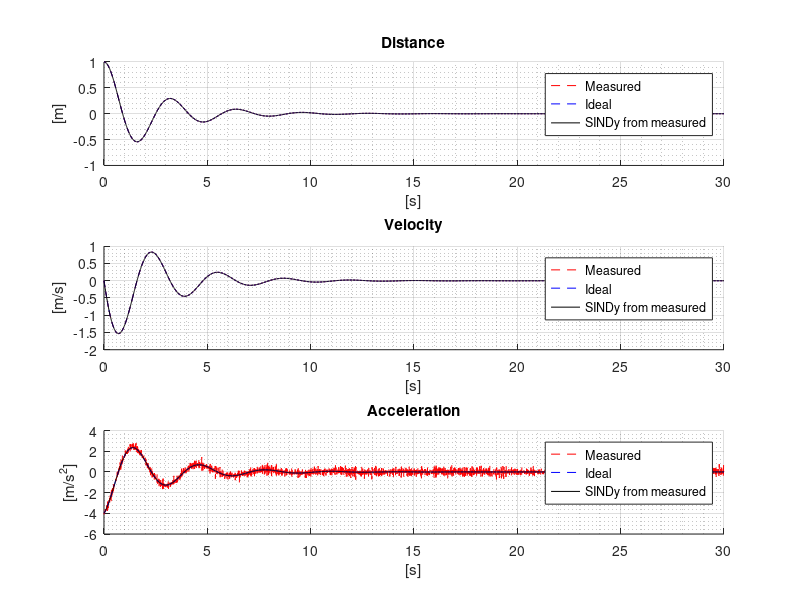

MATLAB code to generate this figure:
clear;
clf;
close all;

%% Constants
m = 1;
k = 4;
c = 0.8;
dt = 1/100; % [s]
t = 0:dt:30; % [s]
s_ideal(1) = 1;
v_ideal(1) = 0;

%% Equations
% F = m * a
% -k * x - c * v = m  * a
% -k / m * x - c / m * v = a

for i = 1 : length(t) - 1
    a_ideal(i) = -k / m * s_ideal(i) - c / m * v_ideal(i);
    v_ideal(i+1) = v_ideal(i) + a_ideal(i) * dt;
    s_ideal(i+1) = s_ideal(i) + v_ideal(i) * dt;
end
a_ideal(length(t)) = -k / m * s_ideal(length(t)) - c / m * v_ideal(length(t));

%% SINDy

s_meas = s_ideal;

noise_level = 0.00001;    
gauss = noise_level * randn(size(s_meas));

s_meas = s_meas + gauss;

v_meas = diff(s_meas);
v_meas(length(v_meas) + 1) = v_meas(length(v_meas));
v_meas = v_meas / dt;

a_meas = diff(v_meas);
a_meas(length(a_meas) + 1) = a_meas(length(a_meas));
a_meas = a_meas / dt;

% s_filt = sgolayfilt(s_meas,3,21);
% 
% v_meas = gradient(s_filt,dt);
% a_meas = gradient(v_meas,dt);

for i = 1 : length(a_ideal)
    Theta(i,1:10) = [1, v_meas(i), s_meas(i),...
    v_meas(i)*s_meas(i), v_meas(i)^2,...
    s_meas(i)^2, s_meas(i)^2*v_meas(i), s_meas(i)*v_meas(i)^2, s_meas(i)^3, v_meas(i)^3];
end

Theta_functions = {'1', 'v', 's', 'v*s', 'v^2', 's^2', 's^2*v', 's*v^2', 's^3', 'v^3'};

RMS_theta = ones(length(a_ideal), 1) * rms(Theta);
Theta_norm = Theta ./ RMS_theta;

for i = 1 : length(s_meas)
    x(i, 1) = s_meas(i);
    x(i, 2) = v_meas(i);
end

for i = 1 : length(v_meas)
    x_der(i, 1) = v_meas(i);
    x_der(i, 2) = a_meas(i);
end

% Tikhonov regularizált least squares
% Xi = inv(Theta_norm'*Theta_norm) * Theta_norm' * x_der(:, 2);

% % Sparse regression 
% lambda = 0.15;   
% n_iter = 100;
% 
% for i = 1:n_iter
% 
%     Xi(abs(Xi) < lambda) = 0;
% 
%     remains = (Xi ~= 0);
% 
%     Theta_new = Theta_norm(:, remains);
%     Xi_red = inv(Theta_new' * Theta_new) * Theta_new' * x_der(:, 2);
% 
%     Xi_new = zeros(size(Xi));
%     Xi_new(remains) = Xi_red;
% 
%     Xi = Xi_new;
% end


% SVD felbontás inverz
[U,S,V] = svd(Theta_norm, 'econ');

% V utolsó oszlopát megnézve mivel ez a legkisebb szinguláris érték
% látszik, hogy v^3 domináns -> kidobás


remove_idx = 10;

Theta_reduced = Theta_norm;
Theta_reduced(:,remove_idx) = [];

Theta_functions_reduced = Theta_functions;
Theta_functions_reduced(remove_idx) = [];

[U,S,V] = svd(Theta_reduced,'econ');


% ismét V utolsó oszlopát nézve látszik, hogy az s-t tartalmazó tagok
% dominánsak így először kidobom s^3-t

remove_idx = 9;

Theta_reduced(:,remove_idx) = [];

Theta_functions_reduced(remove_idx) = [];

[U,S,V] = svd(Theta_reduced,'econ');

% s*v^2 és v*s dominánsak, eldobom ezeket
remove_idx = [4, 8];

Theta_reduced(:,remove_idx) = [];

Theta_functions_reduced(remove_idx) = [];

[U,S,V] = svd(Theta_reduced,'econ');

% s^2 és s^2*v dominánsak, eldobom

remove_idx = [5, 6];

Theta_reduced(:,remove_idx) = [];

Theta_functions_reduced(remove_idx) = [];

[U,S,V] = svd(Theta_reduced,'econ');

% v és v^2 dominánsak, de v^2 a nagyobb rendű így eldobom azt

remove_idx = 4;

Theta_reduced(:,remove_idx) = [];

Theta_functions_reduced(remove_idx) = [];

[U,S,V] = svd(Theta_reduced,'econ');

V(:,end)
% így már elég nagyok a szinguláris értékek
active_features = true(1,length(Theta_functions));

active_features(strcmp(Theta_functions,'v^3')) = false;
active_features(strcmp(Theta_functions,'s^3')) = false;
active_features(strcmp(Theta_functions,'v*s')) = false;
active_features(strcmp(Theta_functions,'s*v^2')) = false;
active_features(strcmp(Theta_functions,'s^2')) = false;
active_features(strcmp(Theta_functions,'s^2*v')) = false;
active_features(strcmp(Theta_functions,'v^2')) = false;

Theta_reduced = Theta_norm(:,active_features);

Theta_functions_reduced = Theta_functions(active_features);

[U,S,V] = svd(Theta_reduced,'econ');

s = diag(S);

% % sima SVD
% threshold = 1e-6 * s(1);
% 
% s_inv = zeros(size(s));
% 
% for j = 1:length(s)
%     if s(j) > threshold
%         s_inv(j) = 1/s(j);
%     end
% end
%
% Xi_reduced = V * diag(s_inv) * U' * x_der(:,2);

% Thikonov SVD
lambda_reg = 1e-3;

s_filt = s ./ (s.^2 + lambda_reg);

Xi_reduced = V * diag(s_filt) * U' * x_der(:,2);




Xi = zeros(length(Theta_functions),1);

Xi(active_features) = Xi_reduced;


% Sparse regression 
lambda = 0.05;   
n_iter = 100;

for i = 1:n_iter

    Xi(abs(Xi) < lambda) = 0;

    remains = (Xi ~= 0);

    Theta_new = Theta_norm(:, remains);

    [U,S,V] = svd(Theta_new,'econ');

    s = diag(S);

    % sima SVD
    % threshold = 1e-6 * s(1);
    % 
    % s_inv = zeros(size(s));
    % 
    % for j = 1:length(s)
    %     if s(j) > threshold
    %         s_inv(j) = 1/s(j);
    %     end
    % end
    % 
    % Xi_red = V * diag(s_inv) * U' * x_der(:,2);

    % Thikonov SVD
    lambda_reg = 1e-3;
    
    s_filt = s ./ (s.^2 + lambda_reg);
    
    Xi_red = V * diag(s_filt) * U' * x_der(:,2);


    Xi_new = zeros(size(Xi));
    Xi_new(remains) = Xi_red;

    Xi = Xi_new;
end


Xi = Xi ./ RMS_theta(1,:)';

% for i = 1:length(Xi)
%     if Xi(i) ~= 0
%         fprintf('%6s tag együtthatója: %8.4f\n', Theta_functions{i}, Xi(i));
%     end
% end

fprintf('\nIdeal equation without noise:\n');
fprintf('a = (%.6f)*v + (%.6f)*s ', (-c / m), (-k / m));
fprintf('\n');

fprintf('\nEquation recreated with  from the noisy measurement:\n');
if Xi(1) ~= 0
    fprintf('a = %.6f', Xi(1));
else
    fprintf('a = ');
end
for i = 2:length(Xi)
    if Xi(i) > 0
        fprintf(' + %.6f*%s', Xi(i), Theta_functions{i});
    elseif Xi(i) < 0
        fprintf(' - %.6f*%s', abs(Xi(i)), Theta_functions{i});
    end
end
fprintf('\n');

% Recreation
s_rec = zeros(1, length(t));
v_rec = zeros(1, length(t));
a_rec = zeros(1, length(t));

s_rec(1) = s_meas(1);
v_rec(1) = v_meas(1);
for i = 1:(length(t) - 1)
    Theta_rec(i,1:10) = [1, v_rec(i), s_rec(i),...
    v_rec(i)*s_rec(i), v_rec(i)^2,...
    s_rec(i)^2,  s_rec(i)^2*v_rec(i), s_rec(i)*v_rec(i)^2,...
    s_rec(i)^3, v_rec(i)^3];

    a_rec(i) = Theta_rec(i, :) * Xi;
    v_rec(i+1) = v_rec(i) + a_rec(i) * dt;
    s_rec(i+1) = s_rec(i) + v_rec(i) * dt;

end
%% Plot
subplot(3,1,1);
grid on;
grid minor;
hold on;
title 'Distance'
xlabel('[s]');
ylabel('[m]')
plot(t, s_meas, 'r--', 'LineWidth', 0.5);
plot(t, s_ideal, 'b--', 'LineWidth', 0.5);
plot(t, s_rec, 'k', 'LineWidth', 0.5);
legend('Measured', 'Ideal', 'SINDy from measured');

subplot(3,1,2);
grid on;
grid minor;
hold on;
title 'Velocity'
xlabel('[s]');
ylabel('[m/s]')
plot(t, v_meas, 'r--', 'LineWidth', 0.5);
plot(t, v_ideal, 'b--', 'LineWidth', 0.5)
plot(t, v_rec, 'k', 'LineWidth', 0.5);
legend('Measured', 'Ideal', 'SINDy from measured');

subplot(3,1,3);
grid on;
grid minor;
hold on;
title 'Acceleration';
xlabel('[s]');
ylabel('[m/s^2]')
plot(t, a_meas, 'r--', 'LineWidth', 0.5);
plot(t, a_ideal, 'b--', 'LineWidth', 0.5);
plot(t, a_rec, 'k', 'LineWidth', 0.5);
legend('Measured', 'Ideal', 'SINDy from measured');
